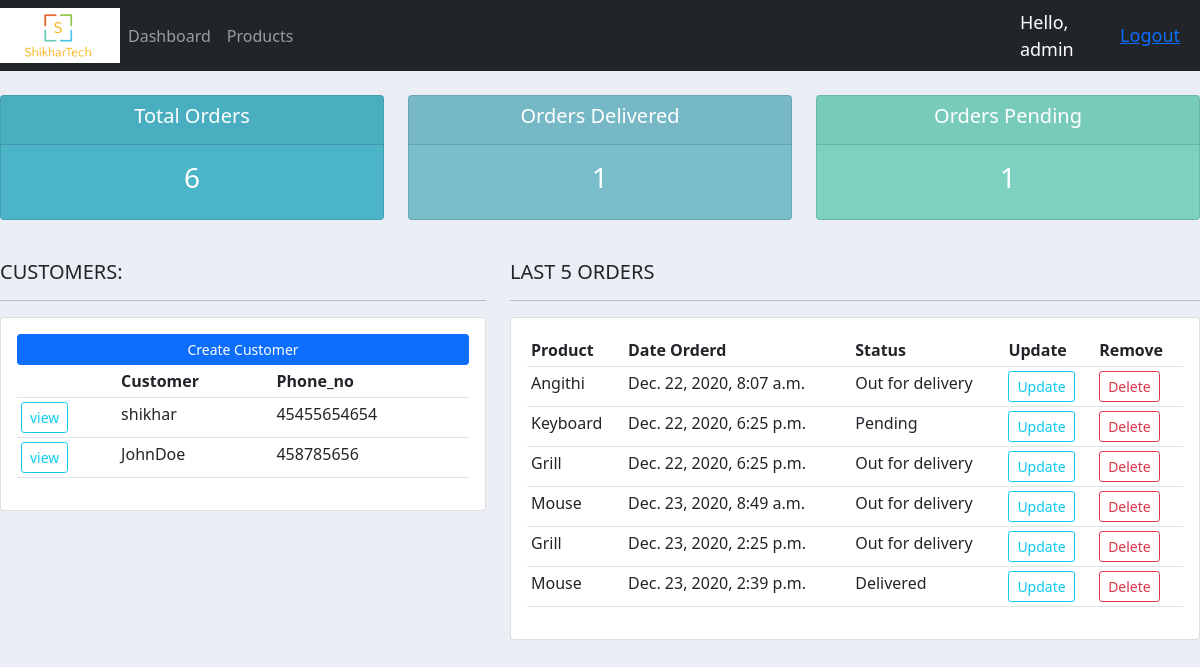
Before: /accounts_app/dashboard/ (signed in) with the older database file.
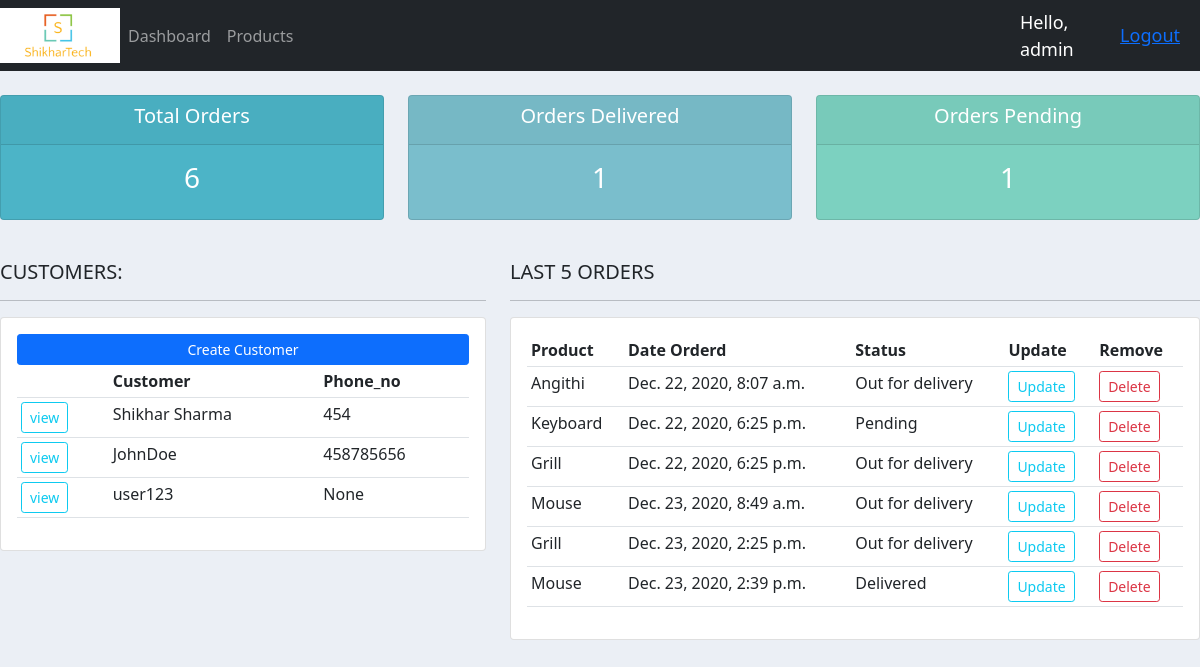
After: the same page with the newer database file.
### accounts/models.py (models this page shows, shortened)
class Customer(models.Model):
    user = models.OneToOneField(
        User, blank=True, null=True, on_delete=models.CASCADE)
    name = models.CharField(max_length=200, null=True)
    phone_no = models.CharField(max_length=200, null=True)
    email = models.CharField(max_length=200, null=True)
    profile_pic = models.ImageField(
        default="profile_pic.png", null=True, blank=True)
    date_created = models.DateTimeField(auto_now_add=True)

class Order(models.Model):
    STATUS = (
        ('Pending', 'Pending'),
        ('Out for delivery', 'Out for delivery'),
        ('Delivered', 'Delivered'),
    )
    customer = models.ForeignKey(Customer, null=True, on_delete=models.CASCADE)
    product = models.ForeignKey(Products, null=True, on_delete=models.CASCADE)
    date_created = models.DateTimeField(auto_now_add=True, null=True)
    status = models.CharField(max_length=200, choices=STATUS)

class Products(models.Model):
    CATEGORY = (
        ('Indoor', 'Indoor'),
        ('Outdoor', 'Outdoor'),
    )
    name = models.CharField(max_length=200, null=True)
    price = models.FloatField(null=True)
    category = models.CharField(max_length=200, null=True, choices=CATEGORY)
    discription = models.CharField(max_length=200, null=True, blank=True)
    date_created = models.DateTimeField(auto_now_add=True, null=True)
    Tags = models.ManyToManyField(Tag, blank=True)
    def __str__(self):
        return self.name

### accounts/decorators.py (the view)
        def wrapper(request, *args, **kwargs):
            group = None
            if request.user.groups.exists():
                group = request.user.groups.all()[0].name
            if group in allowed_roles:
                return view_func(request, *args, **kwargs)
            else:
                return HttpResponse('Not allowed to view this content')

### accounts/views.py (called while the page is built)
@login_required(login_url='login')
@allowed_user_group(allowed_roles=['admin'])
def home(request):
    customer_lis = Customer.objects.all()
    order_lis = Order.objects.all()
    total_order = order_lis.count()
    order_delivered = order_lis.filter(status="Delivered").count()
    order_pending = order_lis.filter(status="Pending").count()
    context = {'cus_lis': customer_lis,
               'order_lis': order_lis,
               'order_delivered': order_delivered, 'order_pending': order_pending,
               'total_order': total_order}
    return render(request, 'accounts/dashboard.html', context)

### accounts/templates/accounts/dashboard.html
{% extends 'accounts/main.html' %}
{% block content %}
{% include 'accounts/status.html' %}
<br>
<div class="row">
	<div class="col-md-5">
		<h5>CUSTOMERS:</h5>
		<hr>
		<div class="card card-body">
			<a class="btn btn-primary  btn-sm btn-block" href="">Create Customer</a>
			<table class="table table-sm">
				<tr>
					<th></th>
					<th>Customer</th>
					<th>Phone_no</th>
					{% for i in cus_lis %}
						<tr>
							<td><a class="btn btn-outline-info  btn-sm btn-block" href="{% url 'customer' i.id %}">view</a></td>
							<td>{{i.name}}</td>
							<td>{{i.phone_no}}</td>
						</tr>
					{% endfor %}
				</tr>
			</table>
		</div>
	</div>
	<div class="col-md-7">
		<h5>LAST 5 ORDERS</h5>
		<hr>
		<div class="card card-body">
			<table class="table table-sm">
				<tr>
					<th>Product</th>
					<th>Date Orderd</th>
					<th>Status</th>
					<th>Update</th>
					<th>Remove</th>
					{% for i in order_lis %}
						<tr>
							<td>{{i.product}}</td>
							<td>{{i.date_created}}</td>
							<td>{{i.status}}</td>
							<td><a class="btn btn-outline-info  btn-sm btn-block" href="{% url 'update_order' i.id %}">Update</a></td>
							<td><a class="btn btn-outline-danger  btn-sm btn-block" href="{% url 'delete_order' i.id %}">Delete</a></td>
						</tr>
					{% endfor %}
				</tr>
			</table>
		</div>
	</div>
</div>
{% endblock %}

### accounts/templates/accounts/main.html (shortened to what this page needs)
{% load static %}
<!DOCTYPE html>
<html lang="en">
<head>
    <link href="https://cdn.jsdelivr.net/npm/bootstrap@5.0.0-beta1/dist/css/bootstrap.min.css" rel="stylesheet">
    <link rel="stylesheet" type="text/css" href="{% static '/css/main.css' %}"
</head>
<body>
    {% include 'accounts/navbar.html' %}
    {% block content %}
    {% endblock %}
</body>
</html>

### accounts/templates/accounts/navbar.html (shortened to what this page needs)
{% load static %}
<nav class="navbar navbar-expand-lg navbar-dark bg-dark">
    <img src="{% static 'images/logo.png' %}" alt="Logo">
    <div class="collapse navbar-collapse" id="navbarNavDropdown">
      <ul class="navbar-nav">
        {% if request.user.is_staff %}
        <li class="nav-item">
          <a class="nav-link" href="{% url 'home'%}">Dashboard</a>
        </li>
        <li class="nav-item">
          <a class="nav-link" href="{% url 'products' %}">Products</a>
        </li>
        {% endif %}
      </ul>
    </div>
    <span class="user_msg">Hello, {{request.user}}</span>
    <span class="user_msg"><a href="{% url 'logout'%}">Logout</a></span>
  </nav>

### accounts/templates/accounts/status.html
<br>
<div class="row">
	<div class="col">
		<div class="col-md">
			<div class="card text-center text-white  mb-3" id="total-orders">
			    <div class="card-header">
					  <h5 class="card-title">Total Orders</h5>
			    </div>
			    <div class="card-body">
			    	<h3 class="card-title">{{total_order}}</h3>
			    </div>
			</div>
		</div>
	</div>
	<div class="col">
		<div class="col-md">
			<div class="card text-center text-white  mb-3" id="orders-delivered">
			  	<div class="card-header">
			  		<h5 class="card-title">Orders Delivered</h5>
			  	</div>
			  	<div class="card-body">
			    	<h3 class="card-title">{{order_delivered}}</h3>
			  	</div>
			</div>
		</div>
	</div>
	<div class="col">
		<div class="col-md">
			<div class="card text-center text-white  mb-3" id="orders-pending">
			    <div class="card-header">
			  		<h5 class="card-title">Orders Pending</h5>
			  	</div>
			  	<div class="card-body">
			    	<h3 class="card-title">{{order_pending}}</h3>
			  	</div>
			</div>
		</div>
	</div>
</div>

### static/css/main.css (style rules this page uses)
img { max-width: 10%; max-height: 10%; }
body { background-color: #ebeff5; }
#total-orders { background-color: #4cb4c7; }
#orders-delivered { background-color: #7abecc; }
#orders-pending { background-color: #7cd1c0; }

### accounts/templates/accounts/navbar.html (style rules this page uses)
.user_msg { font-size: 18px; color: #fff; margin-right: 20px; }

Changed rows visible on the page:
changed Customer: name "shikhar" → "Shikhar Sharma"; phone_no "45455654654" → "454"
added Customer: name "user123", phone_no "None"
